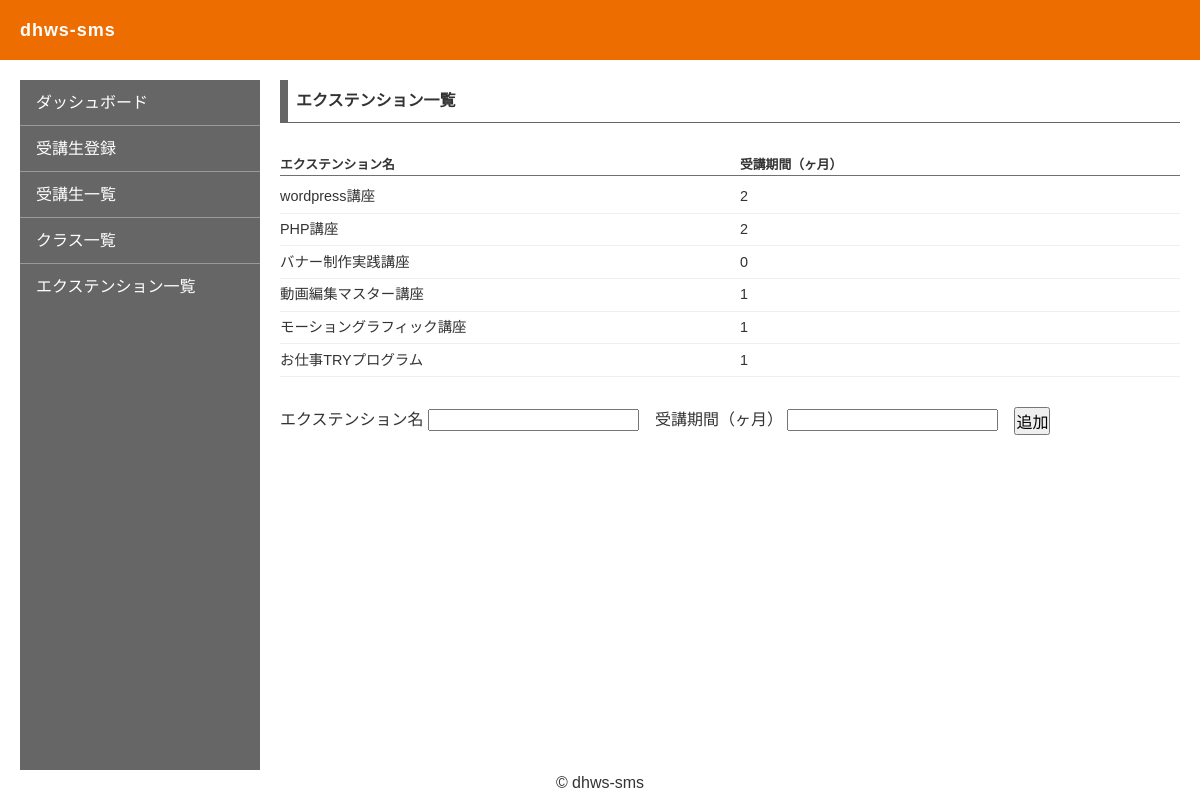
Page /page-extension.php on the committed database.
### tables this page shows
CREATE TABLE `ex_table` (
  `exID` int(11) NOT NULL,
  `exName` varchar(64) NOT NULL,
  `courseTerm` int(12) NOT NULL
);

### select-extension.php (the view)
<?php
    $dbn ='mysql:dbname=gsacs_d03_01;charset=utf8;port=3306;host=localhost';
    $user = 'root';
    $pwd = '';
    try {
        $pdo = new PDO($dbn, $user, $pwd);
        $sql = 'SELECT * FROM ex_table';
        $stmt = $pdo->prepare($sql);
        $statusDB = $stmt->execute();
        if ($statusDB == false) {
            $error = $stmt->errorInfo();
            exit('sqlError:'.$error[2]);
        } else {
            $resultEx = $stmt->fetchAll(PDO::FETCH_ASSOC);
            $outputEx = "";
            if($page=="extension"){
                foreach ($resultEx as $record) {
                    $outputEx .= "
                        <li>
                            <div>{$record["exName"]}</div>
                            <div>{$record["courseTerm"]}</div>
                        </li>
                    ";
                }
            }else if($page=="student"){
                foreach ($resultEx as $record) {
                    $outputEx .= "
                        <label>
                            <input type='checkbox' name='extension[]' value='{$record["exID"]}' />
                            {$record["exName"]}
                        </label>
                    ";
                }
            }
        }
    } catch (PDOException $e) {
        echo json_encode(["db error" => "{$e->getMessage()}"]);
        exit();
    }
?>

### style.css (style rules this page uses)
body { overflow-x: hidden; width: 100%; margin: 0; padding: 0; color: #333333; font-size: 16px; font-family: "游ゴシック体", "Yu Gothic", YuGothic, Meiryo, "メイリオ", "ヒラギノ角ゴ Pro", "Hiragino Kaku Gothic Pro", "ＭＳ Ｐゴシック", "MS PGothic", Osaka, sans-serif; line-height: 1.6; }
* { font-size: 1em; margin: 0; padding: 0; -webkit-box-sizing: border-box; box-sizing: border-box; }
ul, ol, dl, li, dt, dd { list-style: none; }
.list li { display: -webkit-box; display: -ms-flexbox; display: flex; -webkit-box-pack: start; -ms-flex-pack: start; justify-content: flex-start; -webkit-box-align: start; -ms-flex-align: start; align-items: flex-start; border-bottom: solid 1px #EFEFEF; }
.list li:nth-child(n+2) { padding: 0.3em 0; font-size: 0.9em; }
.list li div { padding-right: 1em; }
.list.class-list li div:nth-of-type(1), .list.extension-list li div:nth-of-type(1) { width: 460px; }
.list.class-list li div:nth-of-type(2), .list.extension-list li div:nth-of-type(2) { width: 120px; }

### rows in the picture
ex_table: exName "wordpress講座", courseTerm "2"
ex_table: exName "PHP講座", courseTerm "2"
ex_table: exName "バナー制作実践講座", courseTerm "0"
ex_table: exName "動画編集マスター講座", courseTerm "1"
ex_table: exName "モーショングラフィック講座", courseTerm "1"
ex_table: exName "お仕事TRYプログラム", courseTerm "1"
